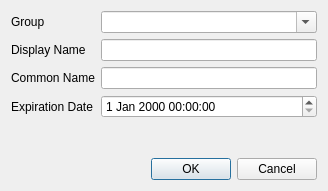
<?xml version="1.0" encoding="UTF-8"?>
<ui version="4.0">
 <class>NewIdentitiyDialog</class>
 <widget class="QDialog" name="NewIdentitiyDialog">
  <property name="geometry">
   <rect>
    <x>0</x>
    <y>0</y>
    <width>328</width>
    <height>191</height>
   </rect>
  </property>
  <property name="windowTitle">
   <string>Create new certificate</string>
  </property>
  <property name="windowIcon">
   <iconset resource="icons.qrc">
    <normaloff>:/icons/certificate.svg</normaloff>:/icons/certificate.svg</iconset>
  </property>
  <layout class="QVBoxLayout" name="verticalLayout">
   <item>
    <layout class="QFormLayout" name="formLayout">
     <item row="1" column="0">
      <widget class="QLabel" name="label">
       <property name="text">
        <string>Display Name</string>
       </property>
      </widget>
     </item>
     <item row="3" column="0">
      <widget class="QLabel" name="label_2">
       <property name="text">
        <string>Expiration Date</string>
       </property>
      </widget>
     </item>
     <item row="1" column="1">
      <widget class="QLineEdit" name="display_name"/>
     </item>
     <item row="3" column="1">
      <widget class="QDateTimeEdit" name="expiration_date"/>
     </item>
     <item row="2" column="1">
      <widget class="QLineEdit" name="common_name"/>
     </item>
     <item row="2" column="0">
      <widget class="QLabel" name="label_3">
       <property name="text">
        <string>Common Name</string>
       </property>
      </widget>
     </item>
     <item row="0" column="0">
      <widget class="QLabel" name="label_4">
       <property name="text">
        <string>Group</string>
       </property>
      </widget>
     </item>
     <item row="0" column="1">
      <widget class="QComboBox" name="group">
       <property name="editable">
        <bool>true</bool>
       </property>
      </widget>
     </item>
    </layout>
   </item>
   <item>
    <widget class="QDialogButtonBox" name="buttonBox">
     <property name="orientation">
      <enum>Qt::Horizontal</enum>
     </property>
     <property name="standardButtons">
      <set>QDialogButtonBox::Cancel|QDialogButtonBox::Ok</set>
     </property>
    </widget>
   </item>
  </layout>
 </widget>
 <resources>
  <include location="icons.qrc"/>
 </resources>
 <connections>
  <connection>
   <sender>buttonBox</sender>
   <signal>accepted()</signal>
   <receiver>NewIdentitiyDialog</receiver>
   <slot>accept()</slot>
   <hints>
    <hint type="sourcelabel">
     <x>248</x>
     <y>254</y>
    </hint>
    <hint type="destinationlabel">
     <x>157</x>
     <y>274</y>
    </hint>
   </hints>
  </connection>
  <connection>
   <sender>buttonBox</sender>
   <signal>rejected()</signal>
   <receiver>NewIdentitiyDialog</receiver>
   <slot>reject()</slot>
   <hints>
    <hint type="sourcelabel">
     <x>316</x>
     <y>260</y>
    </hint>
    <hint type="destinationlabel">
     <x>286</x>
     <y>274</y>
    </hint>
   </hints>
  </connection>
 </connections>
</ui>
